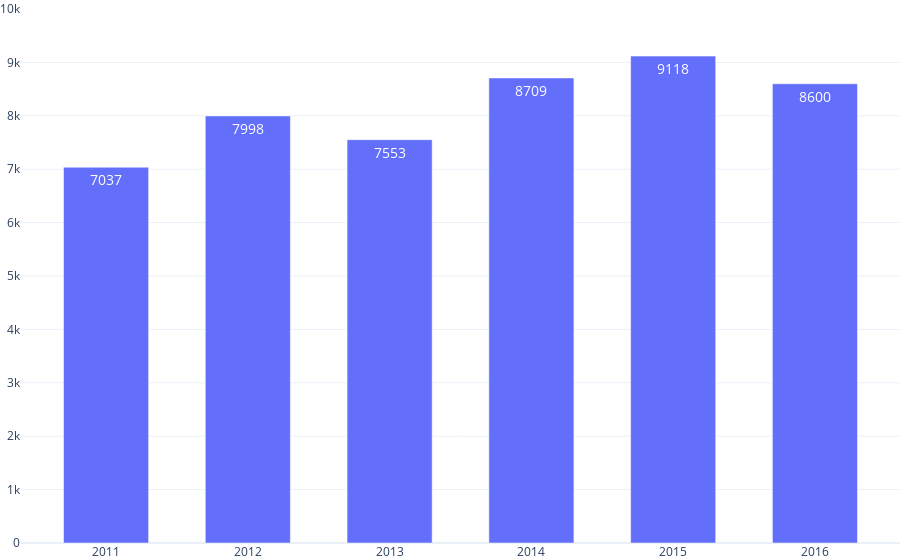

Notebook code for this chart:
### Code cell
rob_year = corpus.groupby("epoch").agg({"text":"count"})
x = list(rob_year.index)
y = rob_year.text


fig = go.Figure()
fig.update_layout(template="plotly_white", showlegend=True, margin={'l': 0, 'r': 0, 't': 0, 'b': 0},
        xaxis={'automargin': True}, yaxis={'automargin': True}, legend=None)
fig.add_trace(go.Bar(
    x= x,
    y= y,
    text=y,
    textposition='auto',
    width=0.6,
    showlegend = False
))

fig.update_traces(textfont_size=14)
fig.update_yaxes(range=[0, 1e4])
fig.update_xaxes(range=[2010.4, 2016.6])
fig.show()

### Figure 1 — Plotly figure (JSON) as saved in the notebook; plotly's stock layout.template omitted (floating-point values rounded to 4 significant figures)
{"data": [{"showlegend": false, "text": [7037, 7998, 7553, 8709, 9118, 8600], "textfont": {"size": 14}, "textposition": "auto", "type": "bar", "width": 0.6, "x": [2011, 2012, 2013, 2014, 2015, 2016], "y": [7037, 7998, 7553, 8709, 9118, 8600]}], "layout": {"legend": {}, "margin": {"b": 0, "l": 0, "r": 0, "t": 0}, "showlegend": true, "xaxis": {"automargin": true, "range": [2010.0, 2017.0]}, "yaxis": {"automargin": true, "range": [0, 10000]}}}
